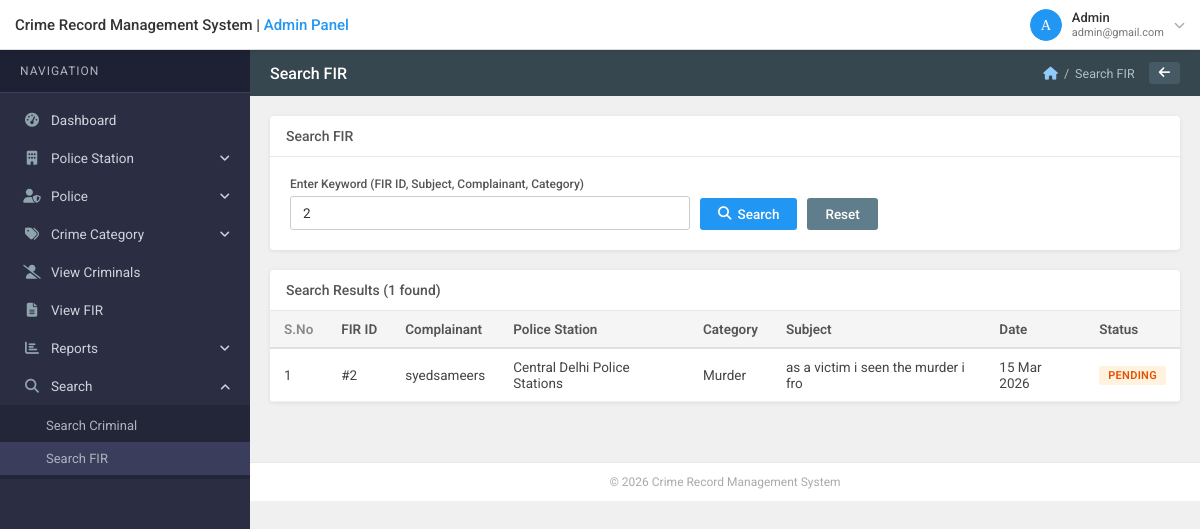
The page /reports/admin/search-fir.php?keyword=2 (signed in) on the database its author committed.
### tables this page shows
CREATE TABLE `tbl_fir` (
  `id` int(11) NOT NULL,
  `UserID` int(11) NOT NULL,
  `PoliceStationID` int(11) NOT NULL,
  `CrimeCategoryID` int(11) NOT NULL,
  `FIRSubject` varchar(300) NOT NULL,
  `FIRDetail` text NOT NULL,
  `FIRDate` timestamp NOT NULL DEFAULT current_timestamp(),
  `FIRStatus` varchar(50) NOT NULL DEFAULT 'Pending' COMMENT 'Pending,Inprogress,Solved',
  `PoliceRemark` text DEFAULT NULL,
  `PoliceID` int(11) DEFAULT NULL
);

CREATE TABLE `tbl_user` (
  `id` int(11) NOT NULL,
  `FullName` varchar(200) NOT NULL,
  `Email` varchar(200) NOT NULL,
  `MobileNumber` varchar(15) NOT NULL,
  `Password` varchar(200) NOT NULL,
  `Status` tinyint(1) NOT NULL DEFAULT 0 COMMENT '0=Inactive,1=Active',
  `RegistrationDate` timestamp NOT NULL DEFAULT current_timestamp()
);

CREATE TABLE `tbl_policestation` (
  `id` int(11) NOT NULL,
  `PoliceStationName` varchar(200) NOT NULL,
  `PoliceStationCode` varchar(100) NOT NULL,
  `CreationDate` timestamp NOT NULL DEFAULT current_timestamp()
);

CREATE TABLE `tbl_crimecategory` (
  `id` int(11) NOT NULL,
  `CrimeCategory` varchar(200) NOT NULL,
  `CreationDate` timestamp NOT NULL DEFAULT current_timestamp()
);

### reports/admin/search-fir.php (the view, shortened to what this page needs)
<?php
require_once '../includes/config.php';
$results = null;
$keyword = '';
if(isset($_GET['keyword'])){
    $keyword = mysqli_real_escape_string($con,trim($_GET['keyword']));
    if(!empty($keyword)){
        $results = mysqli_query($con,"SELECT f.*,u.FullName as UserName,cc.CrimeCategory,ps.PoliceStationName FROM tbl_fir f LEFT JOIN tbl_user u ON f.UserID=u.id LEFT JOIN tbl_crimecategory cc ON f.CrimeCategoryID=cc.id LEFT JOIN tbl_policestation ps ON f.PoliceStationID=ps.id WHERE f.id LIKE '%$keyword%' OR f.FIRSubject LIKE '%$keyword%' OR u.FullName LIKE '%$keyword%' OR cc.CrimeCategory LIKE '%$keyword%' ORDER BY f.id DESC");
    }
}
include '../includes/admin-header.php';
?>
<div class="card">
  <div class="card-title-bar">Search FIR</div>
  <div class="card-body">
    <form method="GET" style="display:flex;gap:10px;align-items:flex-end;">
      <div style="flex:1;max-width:400px;">
        <label class="form-label" style="font-size:12px;">Enter Keyword (FIR ID, Subject, Complainant, Category)</label>
        <input type="text" name="keyword" class="form-control" placeholder="Search..." value="<?php echo htmlspecialchars($keyword); ?>">
      </div>
      <button type="submit" class="btn btn-primary"><i class="fas fa-search"></i> Search</button>
      <?php if($keyword): ?><a href="search-fir.php" class="btn btn-secondary">Reset</a><?php endif; ?>
    </form>
  </div>
</div>
<?php if($results !== null): ?>
<div class="card">
  <div class="card-title-bar">Search Results (<?php echo mysqli_num_rows($results); ?> found)</div>
  <div class="card-body" style="padding:0;">
    <div class="table-wrapper">
      <table class="crms-table">
        <thead>
          <tr>
            <th class="sno">S.No</th>
            <th>FIR ID</th>
            <th>Complainant</th>
            <th>Police Station</th>
            <th>Category</th>
            <th>Subject</th>
            <th>Date</th>
            <th>Status</th>
          </tr>
        </thead>
        <tbody>
          <?php $i=1; while($row=mysqli_fetch_assoc($results)):
            $badge=match($row['FIRStatus']){'Pending'=>'badge-pending','Inprogress'=>'badge-inprogress','Solved'=>'badge-solved',default=>'badge-pending'};
          ?>
          <tr>
            <td><?php echo $i++; ?></td>
            <td>#<?php echo $row['id']; ?></td>
            <td><?php echo htmlspecialchars($row['UserName']); ?></td>
            <td><?php echo htmlspecialchars($row['PoliceStationName']); ?></td>
            <td><?php echo htmlspecialchars($row['CrimeCategory']); ?></td>
            <td><?php echo htmlspecialchars(substr($row['FIRSubject'],0,35)); ?></td>
            <td><?php echo date('d M Y',strtotime($row['FIRDate'])); ?></td>
            <td><span class="badge <?php echo $badge; ?>"><?php echo $row['FIRStatus']; ?></span></td>
          </tr>
          <?php endwhile; ?>
        </tbody>
      </table>
    </div>
  </div>
</div>
<?php endif; ?>
<?php include '../includes/admin-footer.php'; ?>

### reports/css/style.css (style rules this page uses)
* { box-sizing:border-box; margin:0; padding:0; }
body { font-family:'Roboto',sans-serif; font-size:14px; background:#f0f0f0; color:#333; }
a { text-decoration:none; color:inherit; }
.card { background:#fff; border-radius:4px; box-shadow:0 1px 4px rgba(0,0,0,0.08); margin-bottom:20px; overflow:hidden; }
.card-body { padding:20px; }
.card-title-bar { position:relative; padding:12px 60px 12px 16px; font-size:14px; font-weight:500; color:#555; border-bottom:1px solid #e8e8e8; }
.table-wrapper { overflow-x:auto; }
table.crms-table { width:100%; border-collapse:collapse; font-size:13.5px; }
table.crms-table th { background:#f5f5f5; padding:10px 14px; text-align:left; font-weight:600; color:#555; border-bottom:2px solid #e0e0e0; white-space:nowrap; }
table.crms-table td { padding:10px 14px; border-bottom:1px solid #f0f0f0; vertical-align:middle; color:#444; }
table.crms-table .sno { width:50px; color:#888; }
.form-label { display:block; margin-bottom:5px; font-size:13px; color:#555; font-weight:500; }
.form-control { width:100%; padding:8px 12px; border:1px solid #ccc; border-radius:3px; font-size:13.5px; font-family:'Roboto',sans-serif; color:#333; background:#fff; transition:border-color 0.2s; }
.btn { display:inline-flex; align-items:center; gap:6px; padding:8px 18px; border:none; border-radius:3px; font-size:13.5px; font-family:'Roboto',sans-serif; cursor:pointer; font-weight:500; transition:all 0.2s; }
.btn-primary { background:#2196F3; color:#fff; }
.btn-secondary { background:#607d8b; color:#fff; }
.badge { display:inline-block; padding:3px 9px; border-radius:2px; font-size:11px; font-weight:600; text-transform:uppercase; letter-spacing:0.3px; }
.badge-pending { background:#fff3e0; color:#e65100; }

### rows shown on the page
tbl_fir: id "2", UserID.FullName "syedsameers", PoliceStationID.PoliceStationName "Central Delhi Police Stations", CrimeCategoryID.CrimeCategory "Murder", FIRSubject "as a victim i seen the murder i fro", FIRDate "15 Mar 2026", FIRStatus "PENDING"

### other values the page prints
$admin_name "Admin"
$admin_email "admin@gmail.com"
$page_title "Search FIR"
mysqli_num_rows($results) "1"
